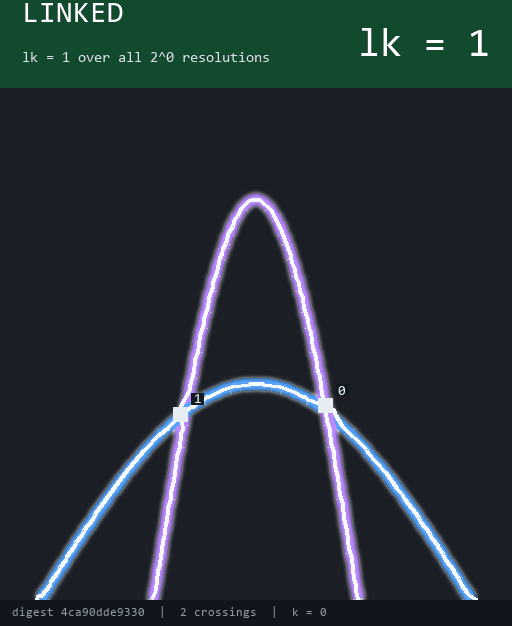
#> input picture assets/clasp-linked.png, 512 x 626 px; its folder holds only this picture in this run
$ python -i vision.py   (imports and definitions only)
#> lines starting #> are read from the running program, lines starting #| are printed output that depends on the picture; after the words box and inside, x2 and y2 are one past the last pixel; in counts of white or black regions, pixels touching at a corner belong together
"""Image -> Diagram.  Segmentation, skeleton, occlusion bridging, over/under, UNKNOWN.

This is the layer that carries all of the risk.  The certified layer's claim is "given a
correct diagram, the verdict is exact"; nothing in here is evidence for the diagram being
correct, and the refusals below exist so that a diagram this module is not sure about
never reaches `certify()` at all.

**Precondition 1: two visually distinct cables.**  Components are separated by clustering
Lab colour, so a pile of identically-coloured cables yields one cluster and
`NOT_TWO_COMPONENTS`.  That is the most common real scene and it is refused loudly.

**Over/under comes from continuity, and only from continuity.**  For opaque cables the
silhouette of the *union* carries exactly zero depth information -- set union does not
depend on stacking order -- so every geometric cue is dead on arrival.  What does carry it
is that the under strand's own mask is *interrupted* where the over strand crosses it.
This is Huffman's junction labelling with a photometric component separation in front of
it.  Concretely: each cable is traced as a chain of arcs joined across occlusion gaps, and
at a crossing the cable that had to be bridged is the one underneath:

    over  = the cable that was *not* bridged
    conf  = |g_a - g_b| / (g_a + g_b)  *  exp(-(log(g / (K * w / sin theta)) / S)^2)

The first factor is discrimination -- 1 when exactly one cable was interrupted, 0 when both
were interrupted by the same amount.  The second is consistency: a bridge that is meant to
explain a crossing at angle theta has to be about `w / sin theta` long, and one that is
twice or half that is spanning something else.  A crossing where neither cable was
interrupted has no evidence at all and is UNKNOWN with confidence 0; UNKNOWN is never a
low-confidence over.  Blur closes an occlusion gap before it flips it, so the failure
direction is abstention rather than a wrong read.  `certify()` then downgrades anything
below its own `TAU` to UNKNOWN inside the certified layer, so the honesty boundary is not
this module's to move.

Measured on the synthetic corpus (`tests/test_vision.py`, 20 piles x 4 nuisance arms):
133 of 133 accepted crossings read the right way round, 45 certified verdicts and none
that the scene contradicts, against 32 wrong certificates from the same diagrams with the
reader replaced by a coin flip.

Refusals raised here, before any Diagram exists, and each one terminal:

    NO_INTENSITY_GAP    the two Otsu classes of cable-ness do not separate
    NOT_TWO_COMPONENTS  one colour cluster, or two closer than a Lab JND
    BRANCHED_SKELETON   a cable's own skeleton still branches after spur pruning
    OPEN_TRACE          the arcs of one cable do not chain into a single boundary-to-
                        boundary curve
    INVALID_INPUT       not an (H, W, 3) array, empty, non-finite, or too large to trace
                        without the risk of hanging the process

Self-check:  python -m tangle.vision
"""

from __future__ import annotations

import math
from dataclasses import replace

import numpy as np
from scipy import ndimage
from scipy.cluster.vq import ClusterError, kmeans2
from skimage.color import rgb2lab
from skimage.draw import line as raster_line
from skimage.filters import threshold_otsu
from skimage.measure import approximate_polygon, label
from skimage.morphology import closing, disk, remove_small_holes, remove_small_objects, skeletonize

from .certify import NOT_TWO_COMPONENTS
from .diagram import Diagram, Point, _boundary_distance

# --------------------------------------------------------------------------------------
# refusals owned by this layer
# --------------------------------------------------------------------------------------

NO_INTENSITY_GAP = "NO_INTENSITY_GAP"
BRANCHED_SKELETON = "BRANCHED_SKELETON"
OPEN_TRACE = "OPEN_TRACE"
INVALID_INPUT = "INVALID_INPUT"


class TraceRefused(Exception):
    """The trace declined.  `.reason` is one of the codes above."""

    # [4 lines left out: function __init__, not called in this run]


# --------------------------------------------------------------------------------------
# calibration knobs.  Every one is a multiple of w_est except the two colour thresholds.
# --------------------------------------------------------------------------------------

RING = 12  # px of border ring used for the background estimate
FISHER_MIN = 2.0  # Otsu class separation, in units of the two class spreads
JND_SEP = 12.0  # Lab distance between the two cluster centres, below which they are one
CLUST_MARGIN = 0.25  # a pixel this far inside the mixed band is evidence for neither cable
MIN_SHARE = 0.15  # each cable must own this share of the cable pixels, or there is one cable
SPUR_W = 2.5  # spurs shorter than this many widths are pruned
G_OCC_W = 8.0  # the widest occlusion gap that may be bridged, in widths
FACE_DEG = 35.0  # how far from antiparallel two bridged tangents may be
BOUND_W = 2.0  # an endpoint this close to the frame is an exit, not an occlusion
NOISE_W = 0.5  # a "gap" shorter than this many widths is noise, not an occlusion
GAP_R_W = 2.5  # a bridge counts as evidence about a crossing within this many widths
# A bridge that explains a crossing at angle theta has to be about w / sin(theta) long.
# Measured over 72 bridges on 36 seeded piles: the observed length is 1.165 times that,
# with a spread of 0.132 in log units and a worst case of 0.356.  BRIDGE_S is six times
# that spread on purpose -- the factor exists to catch a bridge that is twice or half the
# length its own crossing angle predicts, not to police the scatter raster thinning adds.
BRIDGE_K = 1.165
BRIDGE_S = 0.85
RDP_TOL = 0.75  # polyline simplification tolerance, px
MIN_CYCLE_PX = 8  # a skeleton loop shorter than this is a cleanup artifact, not a cable

# ponytail: a resource cap, not a measured one.  `cli.load_image` never hands this module
# more than MAX_SIDE=1024 per side (~1M px); a caller of `trace()` directly can hand it
# anything, and skeletonize/distance_transform_edt hold several float64 buffers the size of
# the image, so an unbounded array risks the multi-GB, multi-minute case this exists to
# refuse instead of run.  4096x4096 is 16x that budget -- generous for a direct caller,
# nowhere near the machine.
MAX_PIXELS = 4096 * 4096


def _validate_image(rgb) -> np.ndarray:
    """The one precondition every refusal and stage below assumes: a real RGB image.

    Raised here, before `background()` touches it, so a caller who skips `cli.load_image`
    (wrong dtype, wrong shape, a list, an empty array, a NaN-poisoned float image) gets the
    same typed `TraceRefused` as every other precondition in this module, not a numpy
    broadcasting error or an IndexError three frames down in `rgb2lab`.
    """
    if not isinstance(rgb, np.ndarray):
        raise TraceRefused(INVALID_INPUT, f"expected a numpy array, got {type(rgb).__name__}")
    if rgb.ndim != 3 or rgb.shape[2] != 3:
        raise TraceRefused(
            INVALID_INPUT, f"expected an (H, W, 3) RGB array, got shape {rgb.shape}"
        )
    if rgb.shape[0] == 0 or rgb.shape[1] == 0:
        raise TraceRefused(INVALID_INPUT, f"the image has zero height or width: {rgb.shape}")
    if rgb.shape[0] * rgb.shape[1] > MAX_PIXELS:
        raise TraceRefused(
            INVALID_INPUT,
            f"{rgb.shape[1]}x{rgb.shape[0]} exceeds the {MAX_PIXELS}-pixel budget; "
            "downsize before tracing (`cli.load_image` does this to 1024px on the long side)",
        )
    if np.issubdtype(rgb.dtype, np.floating) and not np.isfinite(rgb).all():
        raise TraceRefused(INVALID_INPUT, "the image contains NaN or infinite values")
    return rgb


# --------------------------------------------------------------------------------------
# stages 1-6: photograph -> two colour-separated masks
# --------------------------------------------------------------------------------------


def background(rgb: np.ndarray, ring: int = RING) -> tuple[np.ndarray, np.ndarray, float]:
    """The image in Lab, the median Lab of the border ring, and that ring's spread.

    Both are medians, so the four cable feet crossing the ring (a few hundred pixels out
    of tens of thousands) do not move either number.
    """
    lab = rgb2lab(rgb.astype(np.float32) / 255.0)
    m = np.zeros(rgb.shape[:2], dtype=bool)
    m[:ring] = m[-ring:] = True
    m[:, :ring] = m[:, -ring:] = True
    px = lab[m]
    bg = np.median(px, axis=0)
    sigma = float(np.median(np.linalg.norm(px - bg, axis=1)))
    return lab, bg, max(sigma, 1e-3)


def threshold(de: np.ndarray) -> tuple[np.ndarray, float]:
    """Otsu's threshold on cable-ness, refused unless the two classes actually separate.

    The statistic is Fisher's discriminant ratio of the two Otsu classes,

        F = (mu_hi - mu_lo) / (s_hi + s_lo)

    and the trace declines below `FISHER_MIN`.  Otsu always returns a threshold, so the
    refusal, not the threshold, is what carries the honesty here.

    This used to be the widest *empty* run of bins in a 512-bin histogram of cable-ness,
    with the run required to be `GAP_SIGMAS` border-ring sigmas wide.  That rule is
    satisfiable only by a renderer.  `synth` paints a cable as a flat stroke on a flat
    field, so its histogram is two spikes with nothing in between; a photograph's is dense
    everywhere, because antialiasing, shading and depth of field put real pixels in every
    bin between the two modes.  Measured over the 99 Wikimedia Commons knot photographs
    `real.py` fetches: the widest empty run has a median of 0.39 units of Lab distance
    against a median requirement of 39.2, and the old rule admitted 19 of the 99.  The
    border ring was the second half of the problem -- on a photograph it holds scene, not
    backdrop, so `sigma` measures the background's content and the bar rises with it.

    `FISHER_MIN` is calibrated against distributions with no object in them at all, which
    is the case this gate exists to catch: 400,000 samples of a Gaussian give F = 1.33, a
    half-normal 1.46, and a uniform -- the widest unimodal shape there is -- 1.73.  Ten
    `synth` piles (seeds 5-14) give 53.4 to 54.4, and the same piles under 8/255 additive
    noise 7.63 to 7.79.  Over the 247 real images of RESULTS.md section 4 this rule admits
    182 where the widest-run rule admitted 97, and 106 of the 171 photographs against 21;
    the 99 knot photographs run from F = 1.12 to 12.66 with a median of 2.48.
    """
    t = float(threshold_otsu(de))
    hi = de > t
    if not hi.any() or hi.all():
        raise TraceRefused(NO_INTENSITY_GAP, "cable-ness is constant; nothing to segment")
    lo_px, hi_px = de[~hi], de[hi]
    fisher = float(hi_px.mean() - lo_px.mean()) / float(hi_px.std() + lo_px.std() + 1e-9)
    if fisher < FISHER_MIN:
        raise TraceRefused(
            NO_INTENSITY_GAP,
            f"Otsu classes separate by F = {fisher:.2f} < {FISHER_MIN}; the photograph "
            "does not separate cable from background",
        )
    return hi, fisher


def _clean(mask: np.ndarray) -> np.ndarray:
    n = max(int(0.005 * mask.sum()), 8)
    mask = closing(mask, disk(2))
    mask = remove_small_holes(mask, max_size=n)
    return remove_small_objects(mask, max_size=n)


# [59 lines left out: functions components, width_estimate, not called in this run]


# --------------------------------------------------------------------------------------
# stages 8-11: mask -> ordered arcs
# --------------------------------------------------------------------------------------


def _degree(skel: np.ndarray) -> np.ndarray:
    """3x3 sum *including the centre*: endpoint = 2, interior = 3, branch >= 4."""
    return ndimage.convolve(skel.astype(np.int16), np.ones((3, 3), np.int16), mode="constant")


# [107 lines left out: functions prune, _simplify_closed, arcs, _walk, not called in this run]


# --------------------------------------------------------------------------------------
# stage 12: bridge the occlusion gaps into one boundary-to-boundary polyline
# --------------------------------------------------------------------------------------


def _shut(poly: np.ndarray) -> bool:
    """Does this polyline repeat its first point at the end?  Then it is a closed curve."""
    return bool(float(np.hypot(*(poly[-1] - poly[0]))) < 1e-9)


# [212 lines left out: functions _tangent, _runs_hit, chain, to_frame, _gap_near, read_over, not called in this run]


# --------------------------------------------------------------------------------------
# the pipeline
# --------------------------------------------------------------------------------------


def trace(rgb: np.ndarray, frame: tuple[float, float, float, float] | None = None) -> Diagram:
    """Photograph -> Diagram, or `TraceRefused`.

    The crossings are not detected here.  Two centrelines are, and the crossings between
    them are found by `Diagram.from_polylines` -- the same geometric code the closed-form
    tests run against -- so crossing numbering, `base` and the crossing angle come from one
    implementation and this module only has to answer over/under.
    """
    rgb = _validate_image(rgb)
    h, w = rgb.shape[:2]
    if frame is None:
        frame = (0.0, 0.0, float(w - 1), float(h - 1))

    lab, bg, _ = background(rgb)
    de = np.linalg.norm(lab - bg, axis=-1).astype(np.float32)
    mask, _ = threshold(de)
    mask = _clean(mask)
    masks = components(lab, mask)
    w_est = width_estimate(mask)

    pieces = [arcs(m, w_est) for m in masks]
    polys, bridges = [], []
    for i, ps in enumerate(pieces):
        poly, br = chain(ps, masks[1 - i], w_est, frame)
        # `to_frame` pins the two free feet of an *open* cable to the frame edge.  A closed
        # cable has no feet, and projecting its first and last point -- which are the same
        # point -- onto the nearest edge would tear the loop open.
        polys.append(poly if _shut(poly) else to_frame(poly, frame))
        bridges.append(br)

    d = Diagram.from_polylines(
        [[(float(x), float(y)) for x, y in p] for p in polys],
        frame=frame,
        closed=None,  # a polyline that repeats its first point is a closed cable
        provenance=f"vision w_est={w_est:.1f}",
    )
    return read_over(d, bridges, w_est)


# --------------------------------------------------------------------------------------
# self-check
# --------------------------------------------------------------------------------------


# [34 lines left out: function _demo, not called in this run]

# [2 lines not run here, left out]

>>> import cv2
>>> picture = cv2.cvtColor(cv2.imread('../assets/clasp-linked.png'), cv2.COLOR_BGR2RGB)
>>> result = trace(picture)
#> in background, `lab = rgb2lab(rgb.astype(np.float32) / 255.0)`: lab: shape (626, 512, 3) float32; mean of channels 0, 1, 2 17.8, -2.2, -4.3
#> in background, `bg = np.median(px, axis=0)`: bg = [11.24, 0.515, -5.21]
#> in background, `sigma = float(np.median(np.linalg.norm(px - bg, axis=1)))`: sigma = 4.89
#> in trace, `lab, bg, _ = background(rgb)`: bg = [11.24, 0.515, -5.21]
#> in trace, `de = np.linalg.norm(lab - bg, axis=-1).astype(np.float32)`:
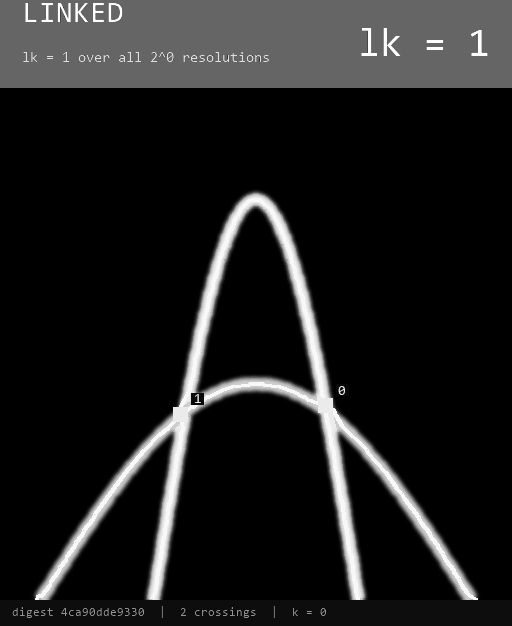
#> de: shape (626, 512) float32; min 0.0901, max 88.91, mean 10.4; drawn with min black and max white
#> in threshold, `t = float(threshold_otsu(de))`: t = 23.16
#> in threshold, `hi = de > t`:
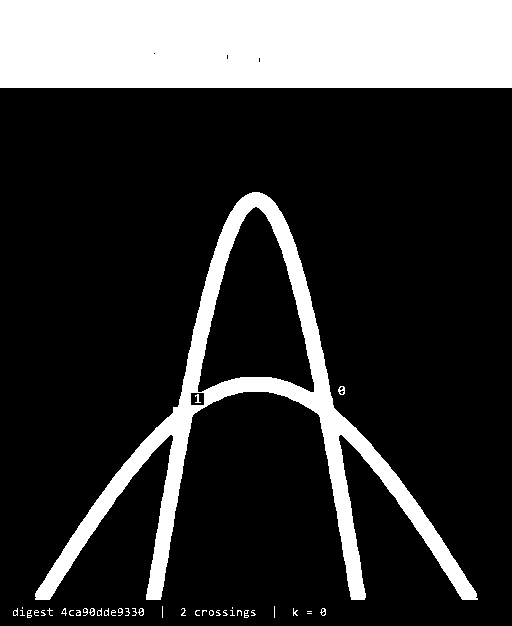
#> hi: shape (626, 512) bool; 21.1% white; 40 white regions (24 under 20 px), largest, box (x1, y1, x2, y2) and area: (0, 0, 512, 88) 45047, (35, 192, 478, 600) 21823, (338, 386, 345, 395) 38
#> in threshold, `fisher = float(hi_px.mean() - lo_px.mean()) / float(hi_px.std() + lo_p..`: fisher = 2.17
#> in _clean, `n = max(int(0.005 * mask.sum()), 8)`: n = 337
#> in _clean, `mask = closing(mask, disk(2))`:
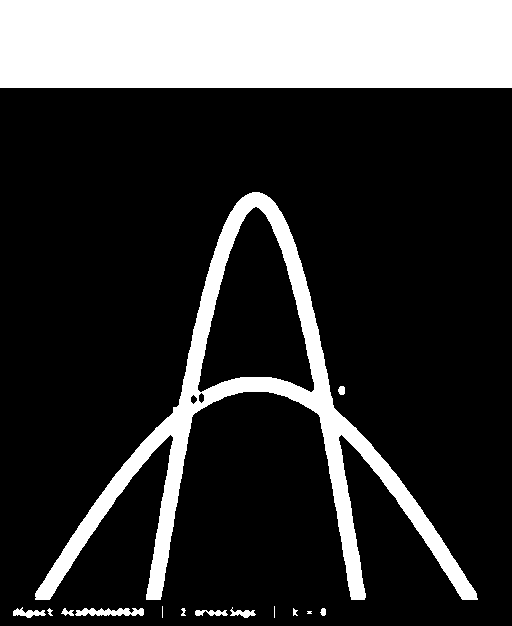
#> mask: shape (626, 512) bool; 21.2% white; 15 white regions (3 under 20 px), largest, box (x1, y1, x2, y2) and area: (0, 0, 512, 88) 45056, (35, 192, 478, 600) 21917, (75, 608, 144, 616) 407
#> (the run stopped early here; a loop or call above may not have finished)

$ run again, on assets/coin-vs-occlusion.png
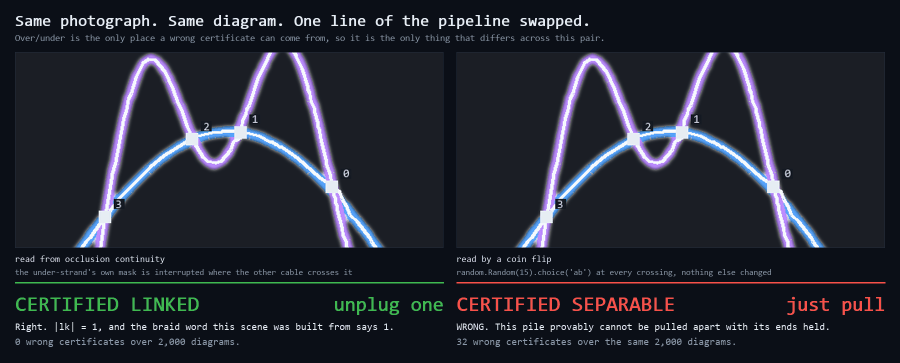
#> input picture assets/coin-vs-occlusion.png, 1800 x 726 px (shown at 1/2 size)
#> lab: shape (726, 1800, 3) float32; mean of channels 0, 1, 2 14.4, 1.5, -6.1
#> in background, `bg = np.median(px, axis=0)`: bg = [4.29, 0.504, -5.16]
#> sigma = 0
#> in trace, `lab, bg, _ = background(rgb)`: bg = [4.29, 0.504, -5.16]
#> t = 41.32
#> in threshold, `hi = de > t`:
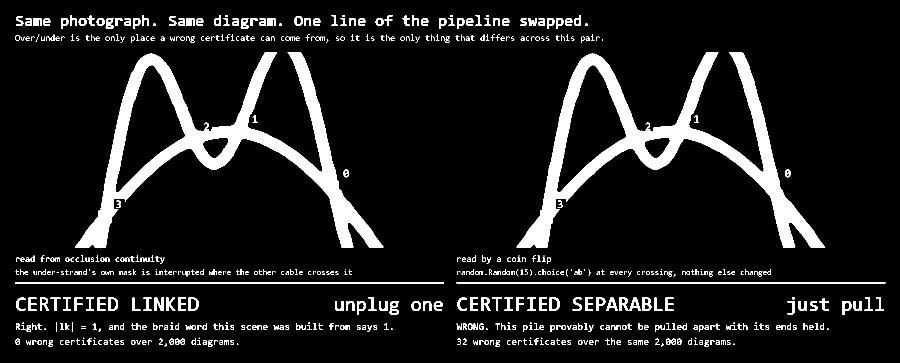
#> hi: shape (726, 1800) bool (shown at 1/2 size); 9.9% white; 638 white regions (154 under 20 px), largest, box (x1, y1, x2, y2) and area: (150, 105, 767, 495) 44404, (1033, 105, 1650, 495) 44404, (30, 564, 888, 567) 2574
#> fisher = 3.4
#> n = 645
#> in _clean, `mask = closing(mask, disk(2))`:
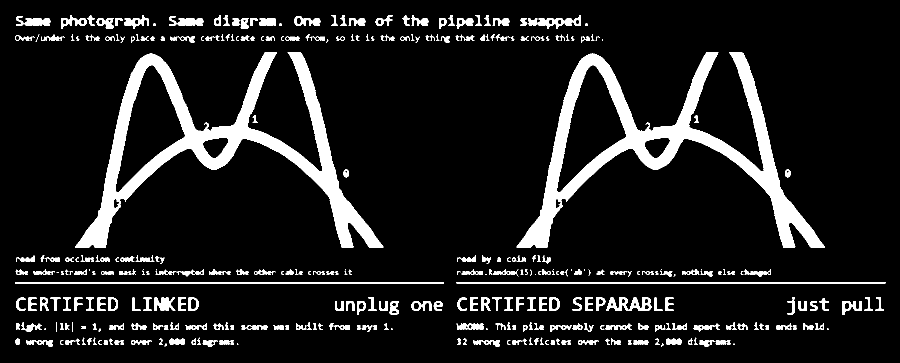
#> mask: shape (726, 1800) bool (shown at 1/2 size); 10.8% white; 342 white regions (40 under 20 px), largest, box (x1, y1, x2, y2) and area: (150, 105, 767, 495) 44702, (1033, 105, 1650, 495) 44702, (30, 564, 888, 567) 2574

$ run again, on assets/hero.png
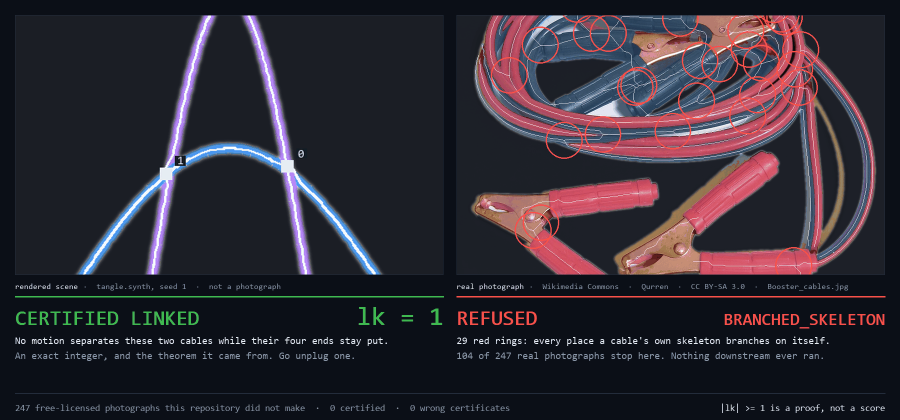
#> input picture assets/hero.png, 1800 x 840 px (shown at 1/2 size)
#> lab: shape (840, 1800, 3) float32; mean of channels 0, 1, 2 17.7, 4.8, -3.9
#> in background, `bg = np.median(px, axis=0)`: bg = [4.29, 0.504, -5.16]
#> sigma = 0
#> in trace, `lab, bg, _ = background(rgb)`: bg = [4.29, 0.504, -5.16]
#> t = 36.47
#> in threshold, `hi = de > t`:
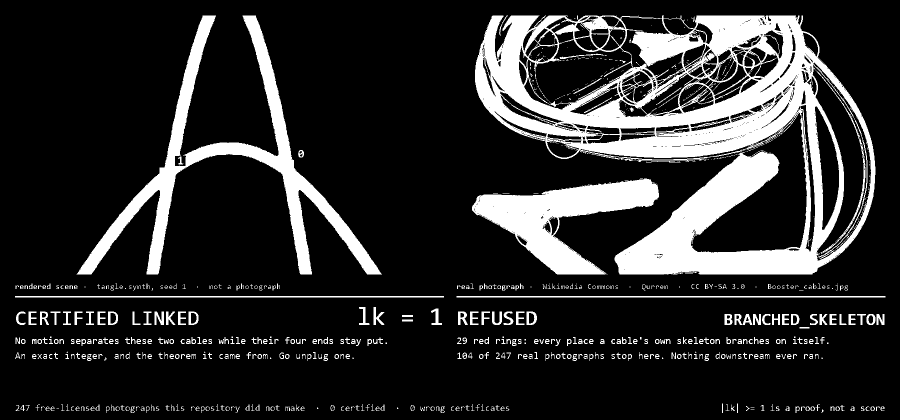
#> hi: shape (840, 1800) bool (shown at 1/2 size); 17.1% white; 849 white regions (428 under 20 px), largest, box (x1, y1, x2, y2) and area: (950, 31, 1751, 549) 154799, (153, 31, 764, 549) 42911, (944, 358, 1318, 549) 29079
#> fisher = 2.62
#> n = 1296
#> in _clean, `mask = closing(mask, disk(2))`:
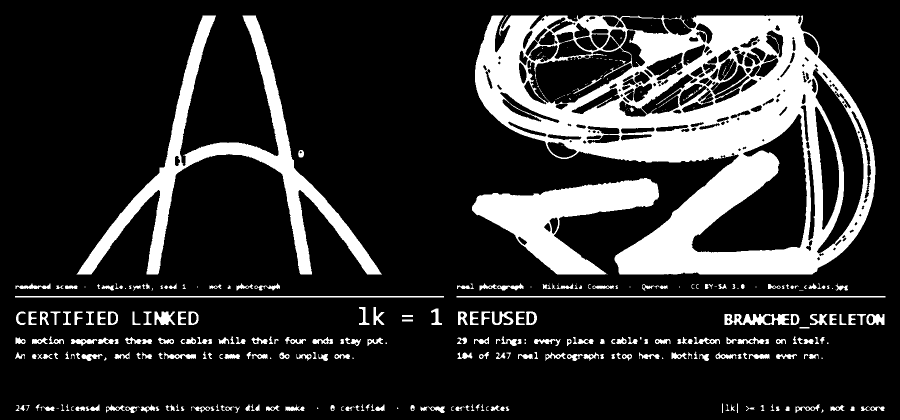
#> mask: shape (840, 1800) bool (shown at 1/2 size); 18.7% white; 338 white regions (102 under 20 px), largest, box (x1, y1, x2, y2) and area: (950, 31, 1751, 549) 169322, (153, 31, 764, 549) 43139, (944, 356, 1318, 549) 29587
